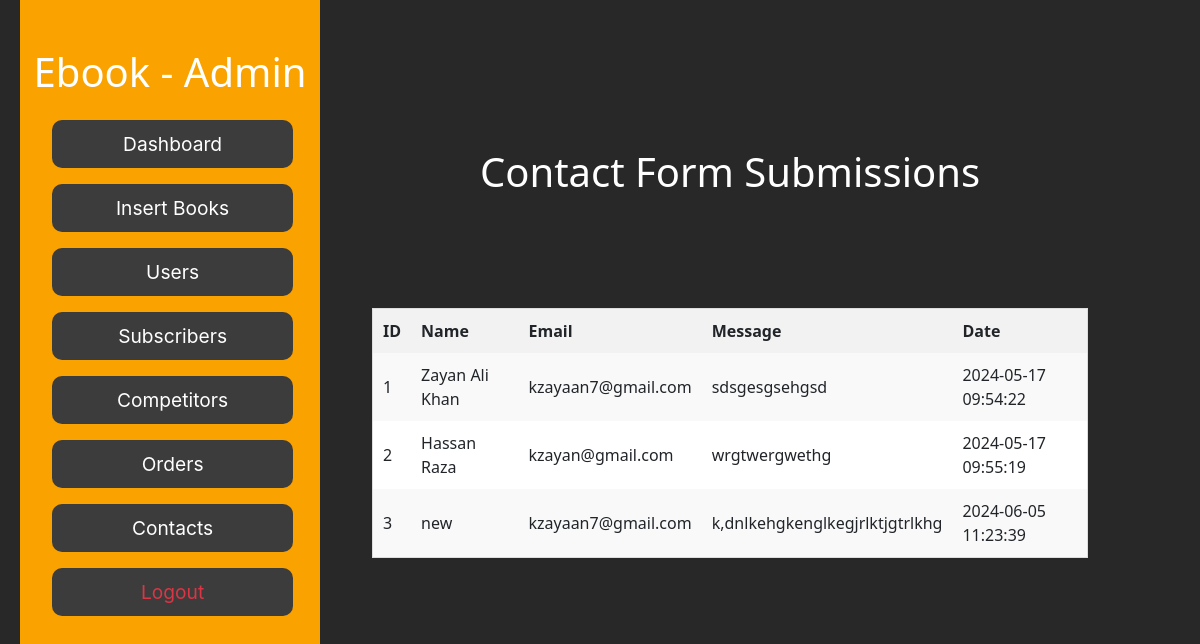
Screenshot of /admin/admin_view_contacts.php (signed in) with the database file from the repository.
### tables this page shows
CREATE TABLE `contacts` (
  `id` int(11) NOT NULL,
  `name` varchar(255) NOT NULL,
  `email` varchar(255) NOT NULL,
  `message` text NOT NULL,
  `created_at` timestamp NOT NULL DEFAULT current_timestamp()
);

### admin/admin_view_contacts.php (the view, shortened to what this page needs)
<?php
include('../user/db.php');
$conn = new mysqli($servername, $username, $password, $dbname);
$sql = "SELECT id, name, email, message, created_at FROM contacts";
$result = $conn->query($sql);
?>
<!DOCTYPE html>
<html lang="en">
<head>
    <link href="https://cdn.jsdelivr.net/npm/bootstrap@5.3.3/dist/css/bootstrap.min.css" rel="stylesheet">
</head>
<body>
    <?php include('nav_admin.php'); ?>
    <aside>
      <div class="container">
      <div class="container" style="padding:5rem;">
       <h1>Contact Form Submissions</h1>
        <table>
            <tr>
                <th>ID</th>
                <th>Name</th>
                <th>Email</th>
                <th>Message</th>
                <th>Date</th>
            </tr>
            <?php
            if ($result->num_rows > 0) {
                while($row = $result->fetch_assoc()) {
                    echo "<tr>
                            <td>" . $row["id"] . "</td>
                            <td>" . $row["name"] . "</td>
                            <td>" . $row["email"] . "</td>
                            <td>" . $row["message"] . "</td>
                            <td>" . $row["created_at"] . "</td>
                          </tr>";
                }
            } else {
                echo "<tr><td colspan='5'>No submissions found</td></tr>";
            }
            ?>
        </table>
       </div>
      </div>
    </aside>
</body>
</html>

### admin/style-------.css (style rules this page uses)
* { padding: 0; margin: 0; box-sizing: border-box; }
body { background: #282828; }
h1 { position: relative; top: 3rem; text-align: center; }
aside { float: right; margin-top: 0rem; height: auto; width: 75vw; display: flex; justify-content: center; }

### admin/admin_view_contacts.php (style rules this page uses)
body { font-family: "Montserrat", sans-serif; background-color: #f4f4f4; color: #333; padding: 20px; }
h1 { text-align: center; margin-bottom: 20px; color: #fff !important; }
table { width: 100%; border-collapse: collapse; margin-bottom: 20px; margin-top: 10rem; background: #fff !important; }
table, th, td { border: 1px solid #ddd; }
th, td { padding: 10px; text-align: left; }
th { background-color: #f2f2f2; }
tr:nth-child(even) { background-color: #f9f9f9; }

### rows the page displays
contacts: id "1", name "Zayan Ali Khan", email "kzayaan7@gmail.com", message "sdsgesgsehgsd", created_at "2024-05-17 09:54:22"
contacts: id "2", name "Hassan Raza", email "kzayan@gmail.com", message "wrgtwergwethg", created_at "2024-05-17 09:55:19"
contacts: id "3", name "new", email "kzayaan7@gmail.com", message "k,dnlkehgkenglkegjrlktjgtrlkhg", created_at "2024-06-05 11:23:39"
